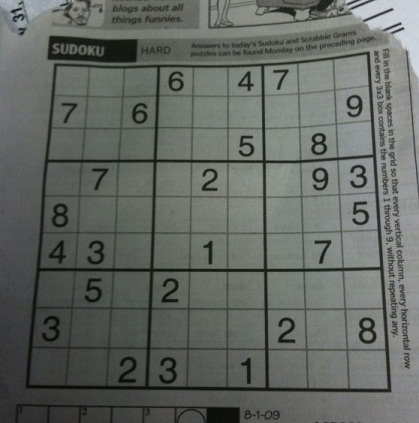
#> input picture opcv2/filters/sudoku.jpg, 419 x 423 px
$ python deep.py
#> lines starting #> are read from the running program, lines starting #| are printed output that depends on the picture
import cv2
import numpy as np
img = cv2.imread("sudoku.jpg",0)
#> img: shape (423, 419); min 5, max 218, mean 101.9
img = cv2.Laplacian(img,0)
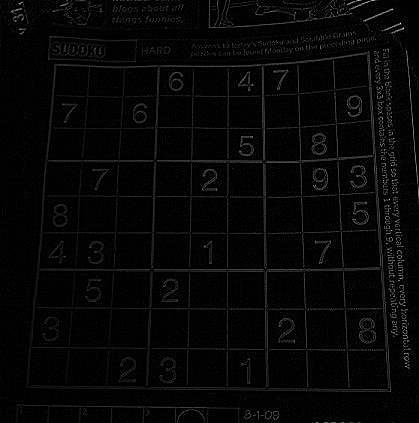
#> img: shape (423, 419); min 0, max 255, mean 6.1
# img = cv2.morphologyEx(img,cv2.MORPH_CLOSE,np.ones((5,5),np.uint8))
sobx = cv2.Sobel(img,0,1,0,ksize=5)
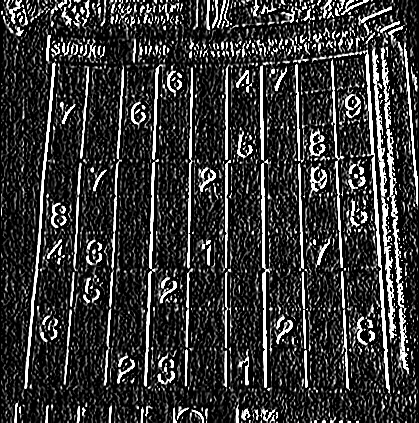
#> sobx: shape (423, 419); min 0, max 255, mean 53.6
sobx = cv2.Sobel(img,-1,0,1,ksize=5)
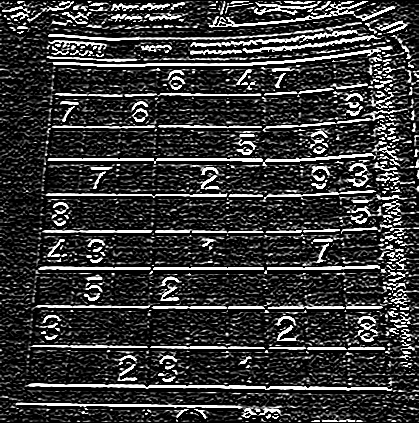
#> sobx: shape (423, 419); min 0, max 255, mean 55.3
cv2.imshow("th7",img)
cv2.imshow("th7",sobx)
cv2.waitKey()
cv2.destroyAllWindows()

$ run again, with opcv2/filters/xx.jpg copied over opcv2/filters/sudoku.jpg
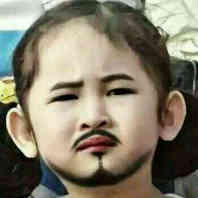
#> input picture opcv2/filters/xx.jpg, 198 x 198 px
#> `img = cv2.Laplacian(img,0)`:
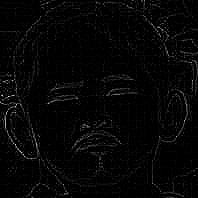
#> img: shape (198, 198); min 0, max 255, mean 5.8
#> `sobx = cv2.Sobel(img,-1,0,1,ksize=5)`:
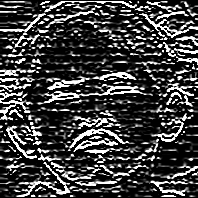
#> sobx: shape (198, 198); min 0, max 255, mean 64.7
